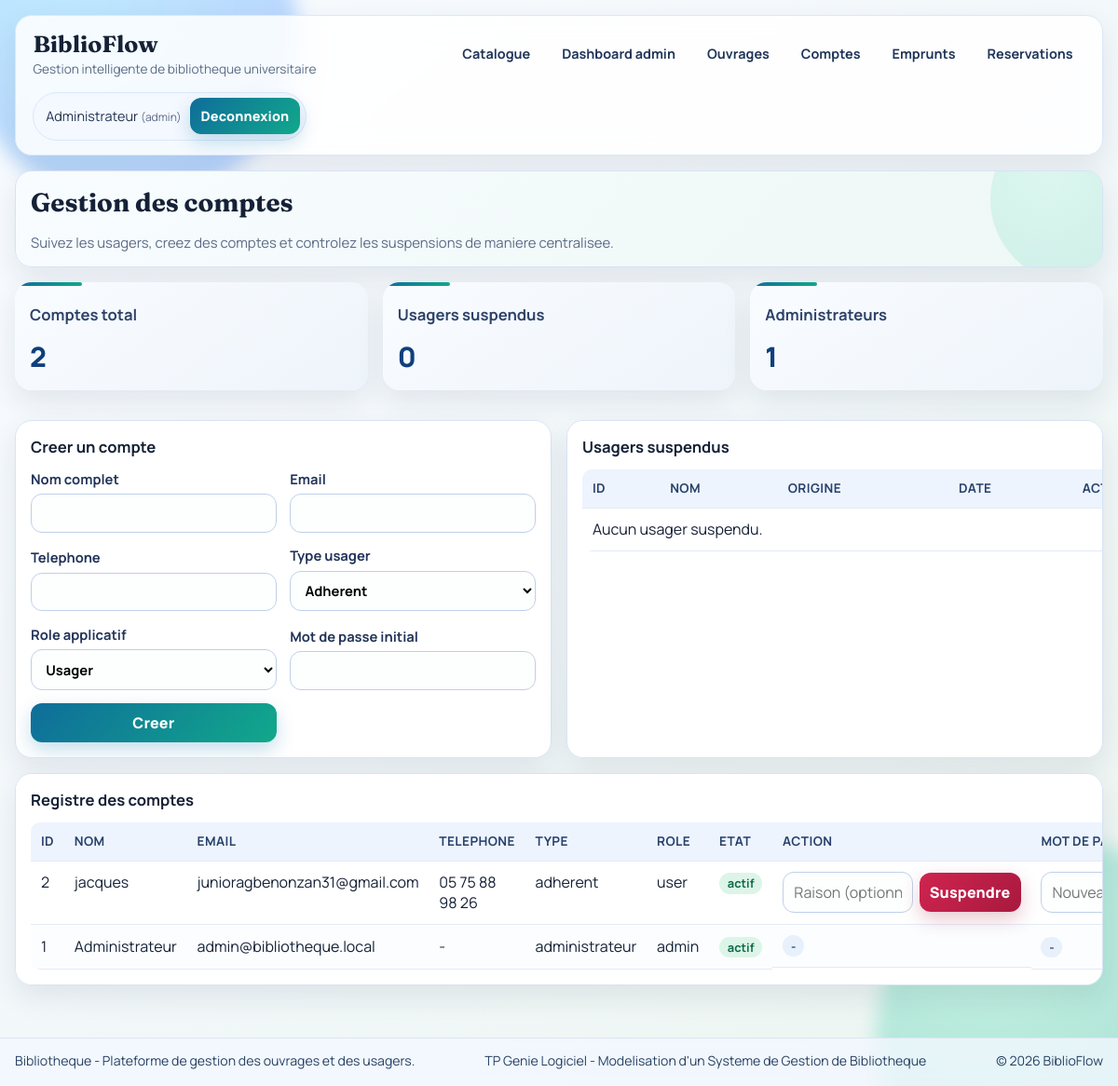
Page /users (signed in) on the earlier database version.
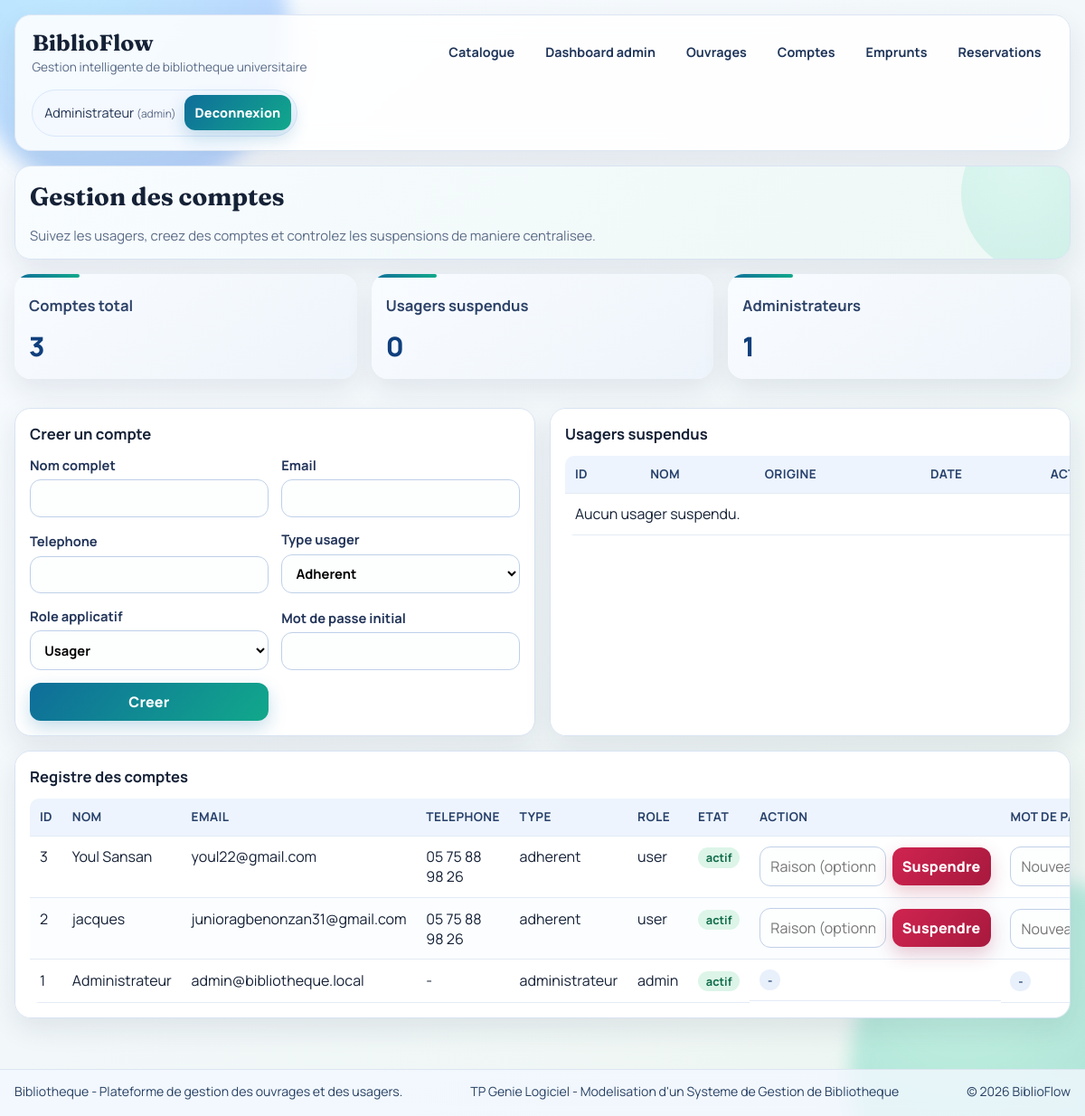
Same page on the later database version.
### tables this page shows
CREATE TABLE users (
                id INTEGER PRIMARY KEY AUTOINCREMENT,
                full_name TEXT NOT NULL,
                email TEXT UNIQUE NOT NULL,
                phone TEXT,
                user_type TEXT NOT NULL DEFAULT 'adherent'
            , role TEXT NOT NULL DEFAULT 'user', password_hash TEXT, is_suspended INTEGER NOT NULL DEFAULT 0, suspension_reason TEXT, suspension_origin TEXT, suspension_date TEXT);

### app.py (the view, shortened to what this page needs)
@app.route("/users", methods=["GET", "POST"])
@admin_required
def users():
    with get_db_connection() as conn:
        sync_user_suspensions(conn)
        all_users = conn.execute(
            """
            SELECT id, full_name, email, phone, user_type, role,
                   is_suspended, suspension_reason, suspension_origin, suspension_date
            FROM users
            ORDER BY id DESC
            """
        ).fetchall()
        suspended_users = conn.execute(
            """
            SELECT id, full_name, email, suspension_reason, suspension_origin, suspension_date
            FROM users
            WHERE role = 'user' AND is_suspended = 1
            ORDER BY id DESC
            """
        ).fetchall()
    return render_template("users.html", users=all_users, suspended_users=suspended_users)

### app.py (called while the page is built)
def get_db_connection() -> sqlite3.Connection:
    conn = sqlite3.connect(DB_PATH)
    conn.row_factory = sqlite3.Row
    conn.execute("PRAGMA journal_mode = MEMORY")
    conn.execute("PRAGMA synchronous = NORMAL")
    conn.execute("PRAGMA foreign_keys = ON")
    return conn

def get_current_user() -> Optional[sqlite3.Row]:
    user_id = session.get("user_id")
    if not user_id:
        return None
    with get_db_connection() as conn:
        sync_user_suspensions(conn)
        return conn.execute("SELECT * FROM users WHERE id = ?", (user_id,)).fetchone()

def login_required(view):
    @wraps(view)
    def wrapped(*args, **kwargs):
        if not session.get("user_id"):
            flash("Veuillez vous connecter pour continuer.", "error")
            next_target = request.path if request.method == "GET" else url_for("catalog")
            return redirect(url_for("login", next=next_target))
        return view(*args, **kwargs)
    return wrapped

@app.context_processor
def inject_user():
    return {"session_user": get_current_user(), "current_year": date.today().year}

### templates/users.html (shortened to what the changed rows need)
{% extends "base.html" %}
{% block content %}
{% set ns = namespace(admin_count=0, suspended_count=0) %}
{% for user in users %}
    {% if user.role == 'admin' %}{% set ns.admin_count = ns.admin_count + 1 %}{% endif %}
    {% if user.role == 'user' and user.is_suspended %}{% set ns.suspended_count = ns.suspended_count + 1 %}{% endif %}
{% endfor %}
<section class="card hero-card page-head reveal-up">
    <h2>Gestion des comptes</h2>
</section>
<section class="stats-grid">
    <article class="card stat reveal-up"><h3>Comptes total</h3><p>{{ users|length }}</p></article>
</section>
<section class="split-grid">
    <article class="card reveal-up">
        <table>
            <thead>
            <tr><th>ID</th><th>Nom</th><th>Origine</th><th>Date</th><th>Action</th></tr>
            </thead>
        </table>
    </article>
</section>
<section class="card reveal-up">
    <table>
        <thead>
        <tr><th>ID</th><th>Nom</th><th>Email</th><th>Telephone</th><th>Type</th><th>Role</th><th>Etat</th><th>Action</th><th>Mot de passe</th></tr>
        </thead>
        <tbody>
        {% for user in users %}
        <tr>
            <td>{{ user.id }}</td>
            <td>{{ user.full_name }}</td>
            <td>{{ user.email }}</td>
            <td>{{ user.phone or '-' }}</td>
            <td>{{ user.user_type }}</td>
            <td>{{ user.role }}</td>
            <td>
                {% if user.role == 'user' and user.is_suspended %}
                <span class="status-chip status-danger">suspendu</span>
                {% else %}
                <span class="status-chip status-ok">actif</span>
                {% endif %}
            </td>
            <td class="actions-cell">
                {% if user.role == 'user' and user.is_suspended %}
                <form method="post" action="{{ url_for('unsuspend_user', user_id=user.id) }}" class="inline-form">
                    <button type="submit">Lever</button>
                </form>
                {% elif user.role == 'user' %}
                <form method="post" action="{{ url_for('suspend_user', user_id=user.id) }}" class="inline-form stock-form">
                    <input type="text" name="reason" placeholder="Raison (optionnel)">
                    <button type="submit" class="danger">Suspendre</button>
                </form>
                {% else %}
                <span class="status-chip">-</span>
                {% endif %}
            </td>
            <td>
                {% if user.role == 'user' %}
                <form method="post" action="{{ url_for('reset_user_password', user_id=user.id) }}" class="inline-form stock-form">
                    <input type="password" name="new_password" minlength="6" placeholder="Nouveau mot de passe" required>
                </form>
                {% else %}
                <span class="status-chip">-</span>
                {% endif %}
            </td>
        </tr>
        {% else %}
        <tr><td colspan="9">Aucun compte.</td></tr>
        {% endfor %}
        </tbody>
    </table>
</section>
{% endblock %}

### templates/base.html (shortened to what this page needs)
<!DOCTYPE html>
<html lang="fr">
<head>
    <link rel="stylesheet" href="{{ url_for('static', filename='style.css') }}">
</head>
<body>
<header class="topbar">
    <div class="brand-block">
        <a class="brand" href="{{ url_for('home') }}">BiblioFlow</a>
        <p>Gestion intelligente de bibliotheque universitaire</p>
    </div>
    <nav class="main-nav">
        <a href="{{ url_for('catalog') }}">Catalogue</a>
        {% if session_user and session_user.role == 'admin' %}
        <a href="{{ url_for('admin_dashboard') }}">Dashboard admin</a>
        <a href="{{ url_for('books') }}">Ouvrages</a>
        <a href="{{ url_for('users') }}">Comptes</a>
        <a href="{{ url_for('loans') }}">Emprunts</a>
        <a href="{{ url_for('reservations') }}">Reservations</a>
        {% elif session_user %}
        <a href="{{ url_for('user_dashboard') }}">Mon dashboard</a>
        {% endif %}
    </nav>
    {% if session_user %}
    <div class="session-box">
        <span>
            {{ session_user.full_name }} <small>({{ session_user.role }})</small>
        </span>
        <form method="post" action="{{ url_for('logout') }}">
            <button type="submit">Deconnexion</button>
        </form>
    </div>
    {% else %}
    <div class="session-box guest-box">
        <a class="btn-ghost" href="{{ url_for('login') }}">Connexion</a>
        <a class="btn-ghost" href="{{ url_for('register') }}">Inscription</a>
    </div>
    {% endif %}
</header>
<main class="container">
    {% block content %}{% endblock %}
</main>
<footer class="site-footer">
    <div class="site-footer-inner">
        <p>Bibliotheque - Plateforme de gestion des ouvrages et des usagers.</p>
        <p>TP Genie Logiciel - Modelisation d'un Systeme de Gestion de Bibliotheque</p>
        <p>&copy; {{ current_year }} BiblioFlow</p>
    </div>
</footer>
</body>
</html>

Differences in the rows shown:
added users: id "3", full_name "Youl Sansan", email "youl22@gmail.com", phone "05 75 88 98 26", user_type "adherent", role "user", is_suspended "actif"
Other differences:
{{ users|length }}: "2" → "3"
